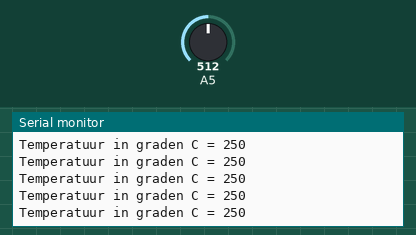
This sketch was run on a simulated Arduino Uno, built with avr-gcc and run on an emulated ATmega328P. Parts: the last lines printed to the serial monitor. Inputs (shaded band) come from the test bench; at power-on: A5 = 512.

Above: at 1.2 s.
1.3 s: A5 set to 22
At 1.9 s:
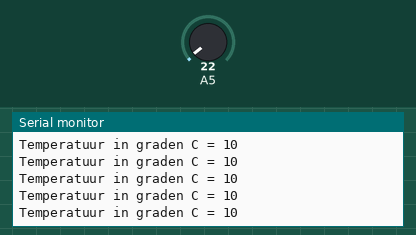
4.3 s: A5 set to 18
At 4.9 s:
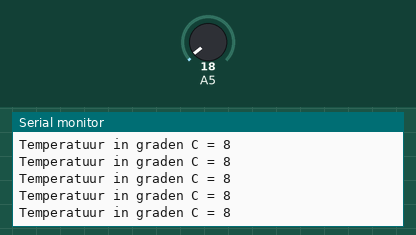
Timing chart, 0 to 7.3 s (numbered marks = the images above; inputs shaded):
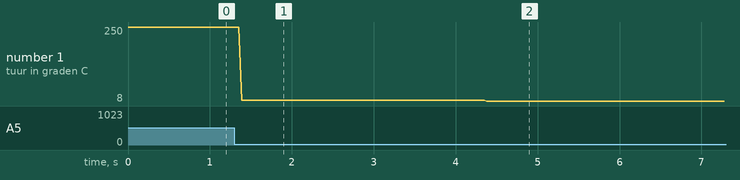

Measured:
- after the input at 1.3 s, the serial monitor: prints a new line after 0.09 s (image 1)
- after the input at 4.3 s, the serial monitor: prints a new line after 0.08 s (image 2)
- plotted number 1: 250 → 10 after the input at 1.3 s, 10 → 8 after the input at 4.3 s

The sketch:

opdracht-4.ino
```cpp
void setup()
{
  pinMode(A5, INPUT);
  Serial.begin(9600);
}

void loop()
{
  int reading = analogRead(A5);

  String tekst = "Temperatuur in graden C = ";
  int temperature = map(reading, 0, 1023, 0, 500);

  String finalOutput = tekst + temperature;
  Serial.println(finalOutput);
}
```
